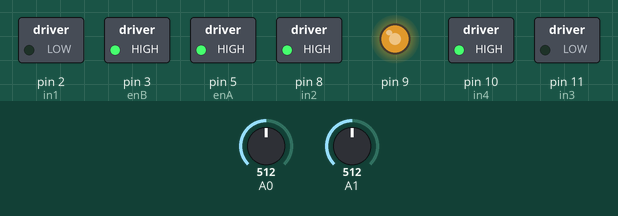
Bench run of a sketch on a simulated Arduino Uno, built with avr-gcc and run on an emulated ATmega328P. Shown: switched loads named in the sketch (green lamp = pin HIGH), output pins drawn as LEDs (lit = HIGH). Dashed ring = blinking. The inputs (shaded band) are chosen by the test bench; at power-on: A1 = 512, A0 = 512.

Above: at 2.2 s.
2.3 s: A1 set to 696
3.8 s: A1 set to 720
At 4.33 s:
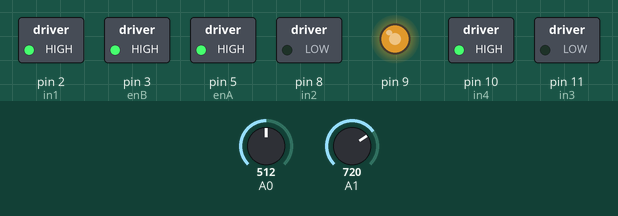
6.8 s: A0 set to 303
9.8 s: A0 set to 284
At 10.63 s:
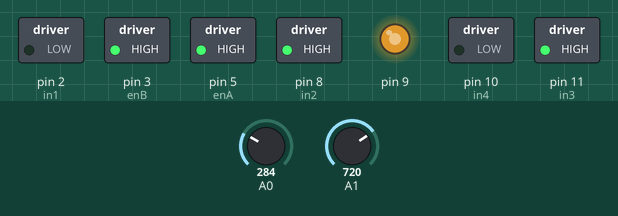
12.8 s: A0 set to 122
At 12.92 s:
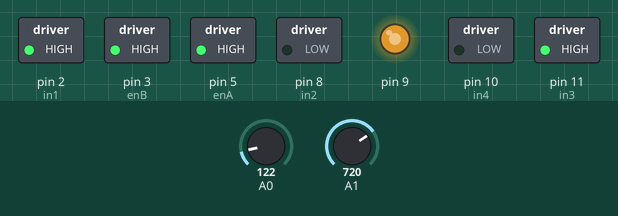
15.8 s: A0 set to 134
At 16.4 s:
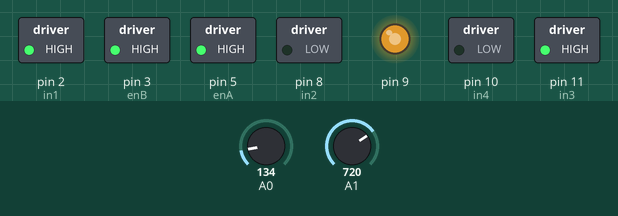
Timing chart, 0 to 19.8 s (numbered marks = the images above; inputs shaded):
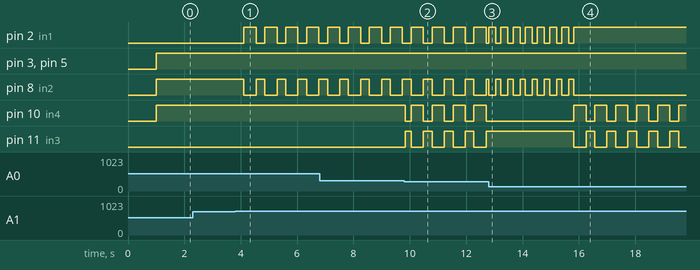

Measured:
- the behaviour switches between 709 and 710 on A1 (found by bisection; images 0 and 1)
- the behaviour switches between 285 and 284 on A0 (found by bisection; images 1 and 2)
- the behaviour switches between 124 and 125 on A0 (found by bisection; images 3 and 4)
- after the input at 2.3 s, every drawn part: stays the same
- after the input at 3.8 s, pin 2 (in1): alternates HIGH for 0.43 s and LOW for 0.31 s, starting after 0.32 s; pin 8 (in2): alternates HIGH for 0.31 s and LOW for 0.43 s, starting after 0.32 s
- after the input at 9.8 s, pin 10 (in4): HIGH → LOW at once, then repeats every 0.74 s: HIGH 0.43 s, LOW 0.31 s; pin 11 (in3): LOW → HIGH at once, then repeats every 0.74 s: LOW 0.43 s, HIGH 0.31 s
- after the input at 12.8 s, pin 2 (in1): alternates HIGH for 0.25 s and LOW for 0.18 s, starting at once; pin 8 (in2): alternates HIGH for 0.18 s and LOW for 0.25 s, starting at once; pin 10 (in4): stops changing and stays LOW; pin 11 (in3): stops changing and stays HIGH
- after the input at 15.8 s, pin 2 (in1): goes on until 15.8 s, then stays HIGH; pin 8 (in2): goes on until 15.8 s, then stays LOW

The sketch:

RR2-M1-02-4WD-CURIE101-OA1-3-stable.ino
```cpp
// (licence header left out)
/*В роботе используются пины (для Arduino Uno-подобной платы)
   Мотордрайвер использует пины:
   D2, D3, D5, D8, D10, D11
   Сервопривод использует пины:
   D9
   Ультразвуковой датчик использует пины:
   D4, D7
   Свободные цифровые пины:
   D0, D1, D6, D12, D13
   Аналоговые ИК-датчики используют пины:
   A0, A1
   Свободные аналоговые пины:
   A2, A3, A4, A5
*/

//Самодельный класс Servo, чтобы не использовать стандартную библиотеку Servo
//Т.к. она мешает управлению пинами мотордрайвера L298N
class Servo // имя класса
{
  public:
    int write(int data)
    {
      analogWrite(9, data);
    }
};
//Создаем экземпляр класса Servo под именем radar
Servo radar;

//Пины ультразвукового датчика
int trigPin = 7;
int echoPin = 4;

//Константа voltConst -это значение опорного напряжения в милливольтах
//Нужна для того, чтобы переводить значение напряжения с ИК-датчика в расстояние.
double voltConst = 0.0033;

//Определение номеров пинов мотордрайвера
int enA = 5;
int in1 = 2;
int in2 = 8;
// motor two
int enB = 3;
int in3 = 11;
int in4 = 10;

//Переменные по хранению расстояний с переднего левого и правого ИК-датчиков
volatile int rFront = 0;
volatile int lFront = 0;

// Поворотный сервопривод radar
volatile int posR;
//Значение для угла в 90 градусов (от 0 до 255)
int radarFront = 185;
//Значение для левого положения
int radarLeft = 140;
//Значение для правого положения
int radarRight = 230;

// Ультразвуковой сенсор
//Переменная по хранению расстояния с УЗ-датчика
volatile long usRange = 0;
//Максимальный порого
int usHigh = 100;
//Минимальный порог
int usLow = 30;
volatile long usRangeLeft = 0;
volatile long usRangeRight = 0;

// Датчики инфракрасные Передние
//double angleFront=cos((30*PI)/180);// Угол 30 градусов
float angleFront = 1;
//Левый ИК-датчик подключен к аналоговому пину 0
int irPinFrontLeft = 0;
//Правый ИК-датчик подключен к аналоговому пину 1
int irPinFrontRight = 1;

//Переменные по настройке алгоритма передних ИК-датчиков под условия и расстояния
//Максимальный порог
int frontHigh = 40;
//Минимальный порог
int frontLow = 50;

//Класс для измерения расстояния с ИК-датчиков робота
class irSharpMeasure
{
  public:
    int irMeasure(int irPin)
    {
      int distance;
      // Измеряем значение с датчика в милливольтах.
      //Значение, которое было считано с аналогового порта умножается на переменную voltConst
      //И получается значение в вольтах, которое есть на аналоговом пине
      analogRead(irPin);
      analogRead(irPin);
      double volts = analogRead(irPin) * voltConst;

      //Serial.println(volts);
      //Экспериментальные значения в вольтах для определенного расстояния
      //Определены экспериментальным путем и с использованием даташита к ИК-датчику Sharp (10-80cm)
      double val[40] = { 2.73, 2.34, 1.99, 1.76, 1.57, 1.42, 1.29, 1.20, 1.07, 1.00, 0.94, 0.88, 0.82, 0.79, 0.74, 0.71, 0.68, 0.65, 0.63, 0.61, 0.58, 0.55, 0.53, 0.50, 0.51, 0.49, 0.48, 0.47, 0.45, 0.44, 0.42, 0.41, 0.40, 0.39, 0.38, 0.37, 0.36, 0.33, 0.28, 0.26};
      int cm[40] = {8, 10, 12, 14, 16, 18, 20, 22, 24, 26, 28, 30, 32, 34, 36, 38, 40, 42, 44, 46, 48, 50, 52, 54, 56, 58, 60, 62, 64, 66, 68, 70, 72, 74, 76, 78, 80, 90, 100, 110};
      //Алгоритм по сопоставлению значения в вольтах расстоянию
      for (int i = 0; i < 40; i++)
      {
        if (val[i] <= volts)
        {
          //Находим расстояние
          //Если датчик находится под углом, то можно узнать расстояние до объекта по теореме Пифагора, если это необходимо
          //Умножив на angleFront
          distance = cm[i] * angleFront;
          break;
        }
        //Если volts меньше определенного порога, то считаем, что расстояние больше 120 см
        if (volts < 0.26)
        {
          distance = 120 * angleFront;
        }
      }
      //Если volts больше определенного порогоа, то считаем, что расстояние меньше 10 см
      if (volts > 3.00)
      {
        distance = 6 * angleFront;
      }
      //Возвращаем значение distance
      return distance;
    }
};
//Создаем экземпляр класса под именем IR
irSharpMeasure ir;

//Функция по измерению расстояний с переднего левого и правого ИК-датчиков
void irMeasure()
{
  //Меряем расстояние с правого ИК
  rFront = ir.irMeasure(irPinFrontRight);
  //Меряем расстояние с левого ИК
  lFront = ir.irMeasure(irPinFrontLeft);
}

//Функция по измерению расстояния с УЗ-датчика HCSR-04
void usMeasure () {

  long duration, distance;
  digitalWrite(trigPin, LOW);
  delayMicroseconds(2);
  digitalWrite(trigPin, HIGH);
  delayMicroseconds(10);
  digitalWrite(trigPin, LOW);
  duration = pulseIn(echoPin, HIGH);
  usRange = (duration / 2) / 29.1;
  delay(50);
}

//Функция по выезду из тупика при помощи ИК-датчиков и УЗ-датчика
void irFrontGoBack()
{
  //Если с двух передних ИК-датчиков расстояния одинаковые,
  //То используем ультразвуковой датчик
  if (lFront == rFront)
  {
    //Поворачиваем сначала УЗ-датчик вправо
    radar.write(radarRight);
    delay(200);
    //Делаем измерением
    usMeasure();
    //Записываем расстояние справа в отдельную переменную
    usRangeRight = usRange;
    //Поворачиваем влево
    radar.write(radarLeft);
    delay(200);
    //Делаем измерение
    usMeasure();
    //Записываем расстояние слева в отдельную переменную
    usRangeLeft = usRange;
    //Если расстояние слева меньше расстояния справа
    if (usRangeLeft < usRangeRight)
    {
      //То поворачиваем вправо
      go_RightFull(200, 100);
      delay(500);
      go_Stop();
      //Поворачиваем УЗ влево
      radar.write(radarLeft);

      //Едем назад до тех пор пока расстояния с ИК-датчиков не будут удовлетворять условиям
      //Можешь настраивать как тебе необходимо
      while ((rFront < frontLow) && (lFront < frontLow))
      {
        irMeasure();
        go_Backward(220, 220);
      }
      //Едем назад, чтобы и с переднего УЗ-датчика, расстояние было больше необходимого
      usMeasure();
      while ( usRange < usLow)
      {
        usMeasure();
        go_Backward(220, 220);
      }
      //Поворачиваем робота вправо
      go_RightFull(200, 100);
      delay(500);
      go_Stop();
    }
    //Здесь как и выше описано, только все операции наоборот.
    if (usRangeRight < usRangeLeft)
    {
      go_LeftFull(100, 200);
      delay(500);
      go_Stop();
      radar.write(radarRight);
      while ((rFront < frontLow) && (lFront < frontLow))
      {
        irMeasure();
        go_Backward(220, 220);
      }
      usMeasure();
      while (usRange < usLow)
      {
        usMeasure();
        go_Backward(220, 220);
      }
      go_LeftFull(100, 200);
      delay(500);
      go_Stop();
    }
    //Если у нас произошло, что и УЗ-датчика одинаковое расстояние(!), робот просто едет назад
    //До тех пор пока не будут удовлетворены условия
    if (usRangeRight == usRangeLeft)
    {
      radar.write(radarFront);
      while ((rFront < frontLow) && (lFront < frontLow))
      {
        irMeasure();
        go_Backward(220, 220);
      }
      usMeasure();
      while ((usRange < usLow))
      {
        usMeasure();
        go_Backward(220, 220);
      }
    }
    radar.write(radarFront);
  }
  //Если с правого ИК-датчика расстояние меньше чем с левого ИК-датчика
  if (rFront < lFront)
  {
    //Поворачиваем робота влево
    go_LeftFull(100, 200);
    delay(500);
    go_Stop();
    //Едем назад до тех пор пока расстояния с ИК-датчиков не будут удовлетворять условиям
    //Можешь настраивать как тебе необходимо.
    while ((rFront < frontLow) && (lFront < frontLow))
    {
      irMeasure();
      go_Backward(220, 220);
    }
    usMeasure();
    //Едем назад, чтобы и с переднего УЗ-датчика, расстояние было больше необходимого
    while ((usRange < usLow))
    {
      usMeasure();
      go_Backward(220, 220);
    }
    //Поворачиваем робота влево
    go_LeftFull(100, 200);
    delay(500);
    go_Stop();
  }
  //Если с левого ИК-датчика расстояние меньше чем с правого ИК-датчика
  if (lFront < rFront)
  {
    //Поворачиваем робота вправо
    go_RightFull(200, 100);
    delay(500);
    go_Stop();
    //Едем назад до тех пор пока расстояния с ИК-датчиков не будут удовлетворять условиям
    //Можешь настраивать как тебе необходимо.
    while ((rFront < frontLow) && (lFront < frontLow))
    {
      go_Backward(220, 220);
      irMeasure();
    }
    usMeasure();
    //Едем назад, чтобы и с переднего УЗ-датчика, расстояние было больше необходимого
    while ((usRange < usLow))
    {
      usMeasure();
      go_Backward(220, 220);
    }
    //Поворачиваем робота вправо
    go_RightFull(200, 100);
    //Задержка обуславливает длительность поворота
    delay(500);
    //Остановка
    go_Stop();
  }
}
//Функция по измерению расстояния с УЗ-датчика
//В трех пололожениях. По центру, крайнее правое и крайнее левое.
void usRadar()
{
  radar.write(radarRight);
  delay(250);
  usMeasure();
  usRangeRight = usRange;
  radar.write(radarLeft);
  delay(250);
  usMeasure();
  usRangeLeft = usRange;
}

//Функция для мотордрайвера по движению робота прямо
//A-левый
//B-правый
int go_Forward(int a, int b)
{
  //Левый мотор
  digitalWrite(in1, LOW);
  digitalWrite(in2, HIGH);
  //Настройка скорости вращения мотора, используя ШИМ (от 0 до 255)
  analogWrite(enA, a);

  //Правый мотор
  digitalWrite(in3, HIGH);
  digitalWrite(in4, LOW);
  //Настройка скорости вращения мотора, используя ШИМ (от 0 до 255)
  analogWrite(enB, b);
}

//Функция, которая поворачивает влево
//Правые колеса едут на вперед
//Левые колеса едут на назад
int go_LeftFull(int a, int b)
{
  //Левый мотор
  digitalWrite(in1, HIGH);
  digitalWrite(in2, LOW);
  analogWrite(enA, a);

  //Правый мотор
  digitalWrite(in3, HIGH);
  digitalWrite(in4, LOW);
  analogWrite(enB, b);
}
// Функция легкого поворота влево.
//Просто замедляется скорость вращения левых колес
void go_LeftHalf(int a, int b)
{
  //Левый мотор
  digitalWrite(in1, LOW);
  digitalWrite(in2, HIGH);
  analogWrite(enA, a);

  //Правый мотор
  digitalWrite(in3, HIGH);
  digitalWrite(in4, LOW);
  analogWrite(enB, b);
}

//Функция, которая поворачивает вправо
//Левые колеса едут вперед
//Правые колеса едут назад
void go_RightFull(int a, int b)
{
  //Левый мотор
  digitalWrite(in1, LOW);
  digitalWrite(in2, HIGH);
  analogWrite(enA, a);

  //Правый мотор
  digitalWrite(in3, LOW);
  digitalWrite(in4, HIGH);
  analogWrite(enB, b);
}
// Функция легкого поворота вправо
//Просто замедляется скорость вращения правых колес
void go_RightHalf(int a, int b)
{
  //Левый мотор
  digitalWrite(in1, LOW);
  digitalWrite(in2, HIGH);
  analogWrite(enA, a);

  //Правый мотор
  digitalWrite(in3, HIGH);
  digitalWrite(in4, LOW);
  analogWrite(enB, b);
}
//Функция по движению назад
int go_Backward(int a, int b)
{
  //Левый мотор
  digitalWrite(in1, HIGH);
  digitalWrite(in2, LOW);
  analogWrite(enA, a);

  //Правый мотор
  digitalWrite(in3, LOW);
  digitalWrite(in4, HIGH);
  analogWrite(enB, b);
}
void go_Stop()
{
  //Левый мотор
  digitalWrite(in1, LOW);
  digitalWrite(in2, LOW);
  analogWrite(enA, 200);

  //Правый мотор
  digitalWrite(in3, LOW);
  digitalWrite(in4, LOW);
  analogWrite(enB, 200);
}

// Функция setup() выполняется каждый раз, когда будет перезапущена подача питания
// или будет произведена перезагрузка платы
void setup() {
  //Можно инициализровать Serial чтобы производить отладку.
  //Serial.begin(9600);
  //Установка сервопривода в центральное положение
  radar.write(radarFront);
  delay(5);
  //Инициализация пинов УЗ-датчика на входи и на выход
  pinMode(trigPin, OUTPUT);
  pinMode(echoPin, INPUT);
  delay(5);
  //Инициализация пинов мотордрайвера на выход
  pinMode(enA, OUTPUT);
  pinMode(enB, OUTPUT);
  pinMode(in1, OUTPUT);
  pinMode(in2, OUTPUT);
  pinMode(in3, OUTPUT);
  pinMode(in4, OUTPUT);
  //Для отладки можно еще настроить встроенный светодиод на 13 пине
  //pinMode(13,OUTPUT);
  delay(1000);
}

int k = 0;
void back() {
  //unstable situations
  if (rFront <= 11) {
    k++;
    if (k > 10) {
      go_Backward(255, 255);
      delay(400);
      k = 0;
    }
  }
}


void val() {

  int left = 30;
  int right = 45;
  int center = 37;
  int b = 5;

  while (1) {
    irMeasure();
    if (lFront > 70) {
      go_LeftFull(255, 255);
      delay(250);
      go_Forward(255, 255);
      delay(150);
    } else if (lFront > right) {
      go_LeftFull(255, 255);
    } else if (lFront < left && rFront < 70) {
      go_RightFull(255, 255);
    } else {
      //      go_Forward(255, 255);

      if (lFront <= center - b)
        go_Forward(255, map(lFront, left, center - b, 255, 80));
      else if (lFront >= center + b)
        go_Forward(map(lFront, center + b, right, 255, 80), 255);
      else {
        go_Forward(255, 255);
      }
    }
    back();
    delay(30);
  }

}


int sl = 0;
int sr = 0;
void dim() {

  while (1) {
    irMeasure();
    sr = 255;
    sl = map(lFront, 10, 80, 150 , 0);

    go_Forward(sl, sr);

    back();
    delay(10);
  }

}

//Главный бесконечный цикл, в котором находится управляющие операторы
//В роботе четыре колеса без резиновых колец
int a = 0;
void loop() {
  val();
  //  dim();
  while (1) {
    irMeasure(); // updare ir
    //a = rFront - lFront;
    go_Forward(255, 255);
    if ((rFront + lFront) < 120 ) {
      if ( rFront > lFront ) {
        go_Forward(255, 50);
      }
      else {
        go_Forward(50, 255);
      }
    }
    else {
      go_Forward(200, 255);
    }


    back();
  }
  //Вызов функции по измерению расстояний с ИК-датчиков
  //Необходимо всегда ее вызывать, чтобы обновлялись значения
  irMeasure();
  //Вызов функции по измерению расстояний с УЗ-датчика
  //Необходимо всегда ее вызывать, чтобы обновлялись значения
  usMeasure();
  //Принятие решения на основе показаний с ИК-датчиков
  //Если с левого и правого ИК-датчика расстояние больше определенного значения
  //То робот едет прямо

  if ((lFront > 50) && (rFront > 50))
  {
    //  digitalWrite(13,HIGH);
    go_Forward(220, 220);
  }
  //В другом случае
  else
  {
    //Если с левого и правого ИК-датчика расстояние маленькое и с УЗ-датчика маленькое
    if ((lFront <= 30) && (rFront <= 30) || (usRange <= 15))
    {
      //То думаем, что робот рядом со стеной
      //Вызываем функцию по движению робота назад и выезду из тупика
      irFrontGoBack();
    }
    //В другом случае
    else
    {
      //Если расстояние с правого ИК-датчика меньше чем с левого ИК-датчика
      if ((rFront <= lFront))
      {
        //То робот поворачивает влево
        go_LeftFull(100, 180);
      }
      //Если расстояние с левого ИК-датчика меньше чем с правого ИК-датчика
      if (lFront < rFront)
      {
        //То робот поворачивает вправо
        go_RightFull(180, 100);
      }
    }
  }
}
```
